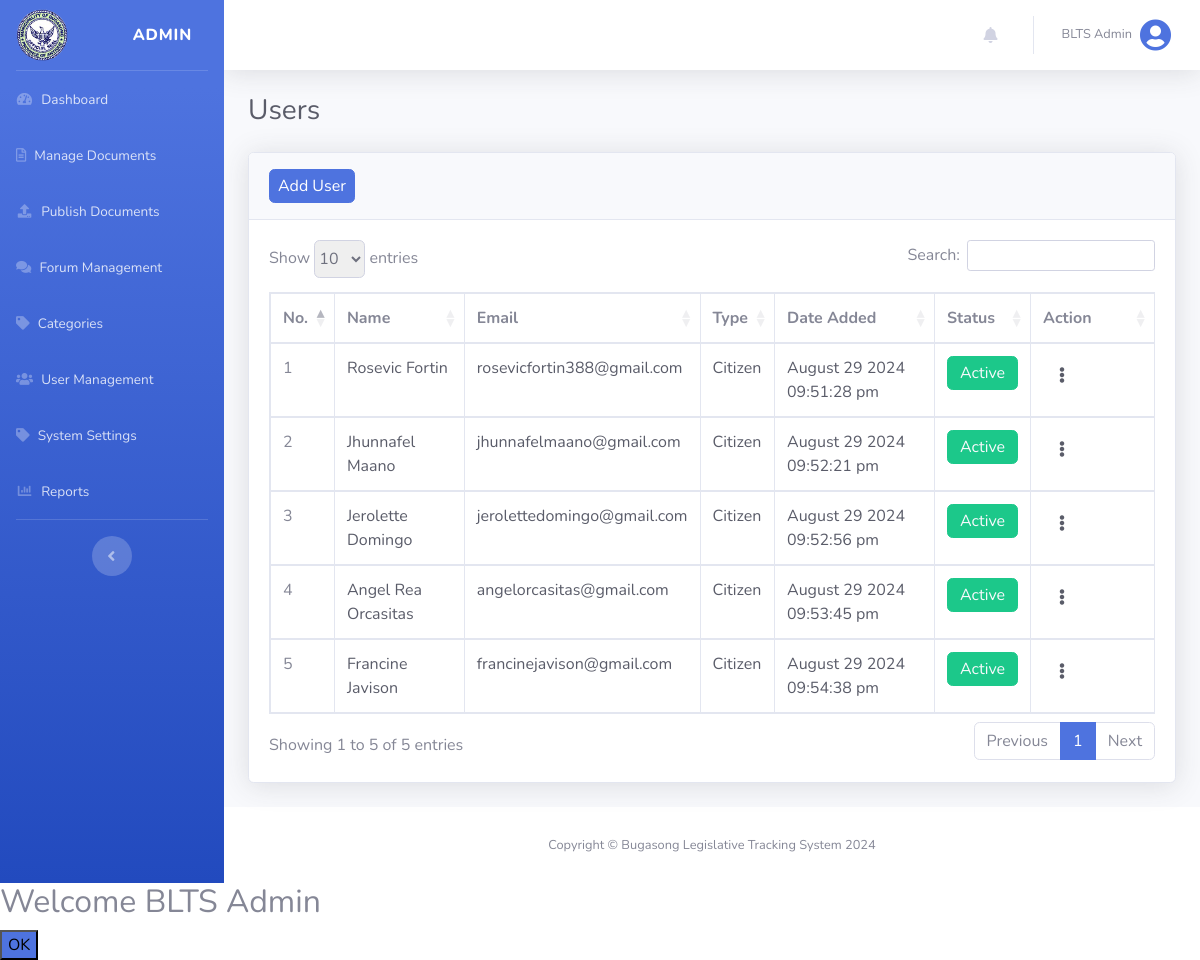
/views/admin_user_management.php (signed in), run on the app's committed database.
### tables this page shows
CREATE TABLE `system_settings` (
  `system_setting_id` int(255) NOT NULL,
  `system_logo` varchar(255) NOT NULL
);

CREATE TABLE `users` (
  `user_id` int(255) NOT NULL,
  `name` varchar(255) NOT NULL,
  `email` varchar(255) NOT NULL,
  `username` varchar(255) NOT NULL,
  `password` varchar(255) NOT NULL,
  `status` int(255) NOT NULL DEFAULT 0,
  `user_type` varchar(255) NOT NULL DEFAULT 'citizen',
  `date_added` datetime NOT NULL DEFAULT current_timestamp()
);

### config/functions.php (called while the page is built, shortened)
<?php
function isLogin()
{
    return isset($_SESSION['isLogin']);
}
function isAdmin()
{
    return isset($_SESSION['user_type']) && $_SESSION['user_type'] === 'admin';
}
function logName()
{
    $users = find('users', ['user_id' => $_SESSION['user_id']]);
    return !empty($users) ? $users['name'] : null;
}
function logUsertype()
{
    return $_SESSION['user_type'];
}
function getAllUsers()
{
    return find_where('users', ['user_type' => 'citizen']);
}
function getSystemSettings()
{
    global $conn;
    $query = "SELECT * FROM system_settings";
    $settings = array();
    if ($result = $conn->query($query)) {
        while ($row = $result->fetch_assoc()) {
            $settings = $row;
        }
    } else {
        return false;
    }
    return $settings;
}

### config/database.php (called while the page is built, shortened)
<?php
$host = "localhost";
$username = "root";
$password = "";
$database = "blts";
$conn = mysqli_connect($host, $username, $password, $database);
function find($table, $conditions)
{
    global $conn;
    $sql = "SELECT * FROM $table WHERE ";
    $params = [];
    foreach ($conditions as $column => $value) {
        $sql .= "$column = ? AND ";
        $params[] = $value;
    }
    $sql = substr($sql, 0, -4);
    $stmt = mysqli_prepare($conn, $sql);
    $types = str_repeat("s", count($params));
    $stmt->bind_param($types, ...$params);
    $stmt->execute();
    $result = $stmt->get_result();
    return $result->fetch_assoc();
}
function find_where($table, $columns_and_values)
{
    global $conn;
    $sql = "SELECT * FROM $table WHERE ";
    $params = [];
    $types = "";
    $i = 0;
    foreach ($columns_and_values as $column => $value) {
        $sql .= "$column = ? ";
        $params[] = &$columns_and_values[$column];
        $types .= "s";
    }
    $stmt = mysqli_prepare($conn, $sql);
    array_unshift($params, $types);
    call_user_func_array(array($stmt, "bind_param"), $params);
    $stmt->execute();
    $result = $stmt->get_result();
    return $result->fetch_all(MYSQLI_ASSOC);
}

### views/admin_user_management.php (the view, shortened to what this page needs)
<?php
@include('header.php');
?>
<div id="content-wrapper" class="d-flex flex-column">
    <div id="content">
        <?php @include('top_navbar.php'); ?>
        <?php if (isAdmin()) : ?>
            <div class="container-fluid">
                <div class="d-sm-flex align-items-center justify-content-between mb-4">
                    <h1 class="h3 mb-0 text-gray-800">Users</h1>
                </div>
                <div class="card shadow mb-4">
                    <div class="card-header py-3">
                        <a href="admin_add_user.php" class="btn btn-primary px-2 py-1">Add User</a>
                    </div>
                    <div class="card-body">
                        <div class="table-responsive">
                            <table class="table table-bordered" id="dataTable1" width="100%" cellspacing="0">
                                <thead>
                                    <tr>
                                        <th style="width: 5%;">No.</th>
                                        <th style="">Name</th>
                                        <th style="">Email</th>
                                        <th style="">Type</th>
                                        <th style="">Date Added</th>
                                        <th style="">Status</th>
                                        <th style="width: 14%;">Action</th>
                                    </tr>
                                </thead>
                                <tbody>
                                    <?php $count = 1; ?>
                                    <?php foreach (getAllUsers() as $user) :  ?>
                                        <tr>
                                            <td><?php echo $count++; ?></td>
                                            <td class="text-gray-800"><?php echo $user['name']; ?></td>
                                            <td class="text-gray-800"><?php echo $user['email']; ?></td>
                                            <td class="text-gray-800"><?php echo ucfirst($user['user_type']); ?></td>
                                            <td class="text-gray-800"><?php echo date('F d Y h:i:s a', strtotime($user['date_added'])); ?></td>
                                            <td>
                                                <a class="status-button py-1 my-1 <?php echo ($user['status'] == '1') ? '' : 'deactivate'; ?>" href="../actions/admin_update.php?update_status=<?php echo $user['status']; ?>&user_id=<?php echo $user['user_id']; ?>"><?php echo ($user['status'] == '1') ? '<span class="text-light py-1 btn btn-danger">Deactivated</span>' : '<span class="text-light py-1 btn btn-success">Active</span>' ?></a>
                                            </td>
                                            <td>
                                                <a class="nav-link" href="#" id="actionDropdownMenu" role="button"
                                                    data-toggle="dropdown" aria-haspopup="true" aria-expanded="false">
                                                    <i class="fa fa-ellipsis-v text-dark"></i>
                                                </a>
                                            </td>
                                        </tr>
                                    <?php endforeach; ?>
                                </tbody>
                            </table>
                        </div>
                    </div>
                </div>
            </div>
        <?php else : redirect('dashboard', ''); ?>
        <?php endif; ?>
    </div>
    <footer class="sticky-footer bg-white">
        <div class="container my-auto">
            <div class="copyright text-center my-auto">
                <span>Copyright &copy; Bugasong Legislative Tracking System 2024</span>
            </div>
        </div>
    </footer>
</div>
<?php
@include('footer.php');
?>

### views/header.php (shortened to what this page needs)
<!DOCTYPE html>
<html lang="en">
<head>
    <link href="../vendor/fontawesome-free/css/all.min.css" rel="stylesheet" type="text/css">
    <link href="../css/sb-admin-2.min.css" rel="stylesheet">
    <link href="../css/datatable.css" rel="stylesheet">
    <link href="../css/styles.css" rel="stylesheet">
</head>
<body id="page-top">
    <div id="wrapper">
        <?php if (isLogin()) : ?>
            <ul class="navbar-nav bg-gradient-primary sidebar sidebar-dark accordion" id="accordionSidebar">
                <a class="sidebar-brand d-flex align-items-center justify-content-between" id="brandLink" data-title="BLTS - Dashboard" href="admin_home.php">
                    <div class="sidebar-brand-icon">
                        <?php echo (!empty(getSystemSettings()['system_logo'])) ? '<img width="52px" class="img-fluid" src="' . getSystemSettings()['system_logo'] . '">' : '<img width="52px" class="img-fluid" src="../uploads/placeholder.png" alt="placeholder">'; ?>
                    </div>
                    <div class="sidebar-brand-text mx-3"><?php echo logUsertype(); ?></div>
                </a>
                <hr class="sidebar-divider my-0">
                <li class="nav-item">
                    <a class="nav-link Links" id="dashboardLink" href="admin_home.php" data-title="BLTS - Dashboard">
                        <i class="fas fa-fw fa-tachometer-alt"></i>
                        <span>Dashboard</span>
                    </a>
                </li>
                <?php if (isAdmin()) : ?>
                    <li class="nav-item">
                        <a class="nav-link Links" id="ManageDocumentLink" href="#" data-toggle="collapse" data-target="#DocumentManagePage" aria-expanded="true" aria-controls="DocumentManagePage" data-title="BLTS - Manage Documents">
                            <i class="far fa-file-alt"></i>
                            <span>Manage Documents</span>
                        </a>
                    </li>
                    <li class="nav-item">
                        <a class="nav-link Links" id="publishDocumentLink" href="#" data-toggle="collapse" data-target="#DocumentPublishPage" aria-expanded="true" aria-controls="DocumentPublishPage" data-title="BLTS - Publish Documents">
                            <i class="fas fa-fw fa-upload"></i>
                            <span>Publish Documents</span>
                        </a>
                    </li>
                    <li class="nav-item">
                        <a class="nav-link Links" href="admin_forum.php" id="ForumManagementLink" data-title="BLTS - Forum Management">
                            <i class="fas fa-comments"></i>
                            <span>Forum Management</span>
                        </a>
                    </li>
                    <li class="nav-item">
                        <a class="nav-link Links" id="CategoriesLink" href="#" data-toggle="collapse" data-target="#CategoriesPage" aria-expanded="true" aria-controls="CategoriesPage" data-title="BLTS - Categories">
                            <i class="fas fa-tag"></i>
                            <span>Categories</span>
                        </a>
                    </li>
                    <li class="nav-item">
                        <a class="nav-link Links" href="admin_user_management.php" id="UserManagementLink" data-title="BLTS - User Management">
                            <i class="fas fa-users"></i>
                            <span>User Management</span>
                        </a>
                    </li>
                    <li class="nav-item">
                        <a class="nav-link Links" id="SystemSettingLink" href="#" data-toggle="collapse" data-target="#SystemSettingPage" aria-expanded="true" aria-controls="SystemSettingPage" data-title="BLTS - System Settings">
                            <i class="fas fa-tag"></i>
                            <span>System Settings</span>
                        </a>
                    </li>
                    <li class="nav-item">
                        <a class="nav-link Links" id="ReportLink" href="#" data-toggle="collapse" data-target="#ReportPage" aria-expanded="true" aria-controls="ReportPage" data-title="BLTS - Reports">
                            <i class="fas fa-fw fa-chart-bar"></i>
                            <span>Reports</span>
                        </a>
                    </li>
                <?php endif; ?>
                <hr class="sidebar-divider d-none d-md-block">
                <div class="text-center d-none d-md-inline">
                    <button class="rounded-circle border-0" id="sidebarToggle"></button>
                </div>
            </ul>
        <?php endif;

### views/top_navbar.php (shortened to what this page needs)
<nav class="navbar navbar-expand navbar-light bg-white topbar mb-4 shadow">
    <ul class="navbar-nav ml-auto">
        <?php if (isLogin()) : ?>
            <?php @include('notification_nav.php'); ?>
        <?php endif; ?>
        <li class="nav-item dropdown no-arrow">
            <a class="nav-link dropdown-toggle" href="#" id="userDropdown" role="button" data-toggle="dropdown" aria-haspopup="true" aria-expanded="false">
                <span class="mr-2 d-none d-lg-inline text-gray-600 small"><?php echo logName(); ?></span>
                <i class="img-profile rounded-circle fas fa-user-circle fa-2x text-primary"></i>
            </a>
        </li>
    </ul>
</nav>

### css/datatable.css (style rules this page uses)
table.dataTable thead>tr>th.sorting,table.dataTable thead>tr>th.sorting_asc,table.dataTable thead>tr>th.sorting_desc,table.dataTable thead>tr>th.sorting_asc_disabled,table.dataTable thead>tr>th.sorting_desc_disabled,table.dataTable thead>tr>td.sorting,table.dataTable thead>tr>td.sorting_asc,table.dataTable thead>tr>td.sorting_desc,table.dataTable thead>tr>td.sorting_asc_disabled,table.dataTable thead>tr>td.sorting_desc_disabled { cursor:pointer;position:relative;padding-right:26px }
table.dataTable thead>tr>th.sorting:before,table.dataTable thead>tr>th.sorting:after,table.dataTable thead>tr>th.sorting_asc:before,table.dataTable thead>tr>th.sorting_asc:after,table.dataTable thead>tr>th.sorting_desc:before,table.dataTable thead>tr>th.sorting_desc:after,table.dataTable thead>tr>th.sorting_asc_disabled:before,table.dataTable thead>tr>th.sorting_asc_disabled:after,table.dataTable thead>tr>th.sorting_desc_disabled:before,table.dataTable thead>tr>th.sorting_desc_disabled:after,table.dataTable thead>tr>td.sorting:before,table.dataTable thead>tr>td.sorting:after,table.dataTable thead>tr>td.sorting_asc:before,table.dataTable thead>tr>td.sorting_asc:after,table.dataTable thead>tr>td.sorting_desc:before,table.dataTable thead>tr>td.sorting_desc:after,table.dataTable thead>tr>td.sorting_asc_disabled:before,table.dataTable thead>tr>td.sorting_asc_disabled:after,table.dataTable thead>tr>td.sorting_desc_disabled:before,table.dataTable thead>tr>td.sorting_desc_disabled:after { position:absolute;display:block;opacity:.125;right:10px;line-height:9px;font-size:.9em }
table.dataTable thead>tr>th.sorting:before,table.dataTable thead>tr>th.sorting_asc:before,table.dataTable thead>tr>th.sorting_desc:before,table.dataTable thead>tr>th.sorting_asc_disabled:before,table.dataTable thead>tr>th.sorting_desc_disabled:before,table.dataTable thead>tr>td.sorting:before,table.dataTable thead>tr>td.sorting_asc:before,table.dataTable thead>tr>td.sorting_desc:before,table.dataTable thead>tr>td.sorting_asc_disabled:before,table.dataTable thead>tr>td.sorting_desc_disabled:before { bottom:50%; content:"▴" }
table.dataTable thead>tr>th.sorting:after,table.dataTable thead>tr>th.sorting_asc:after,table.dataTable thead>tr>th.sorting_desc:after,table.dataTable thead>tr>th.sorting_asc_disabled:after,table.dataTable thead>tr>th.sorting_desc_disabled:after,table.dataTable thead>tr>td.sorting:after,table.dataTable thead>tr>td.sorting_asc:after,table.dataTable thead>tr>td.sorting_desc:after,table.dataTable thead>tr>td.sorting_asc_disabled:after,table.dataTable thead>tr>td.sorting_desc_disabled:after { top:50%;content:"▾" }
table.dataTable thead>tr>th.sorting_asc:before,table.dataTable thead>tr>th.sorting_desc:after,table.dataTable thead>tr>td.sorting_asc:before,table.dataTable thead>tr>td.sorting_desc:after { opacity:.6 }
table.dataTable thead th,table.dataTable thead td,table.dataTable tfoot th,table.dataTable tfoot td { text-align:left }
table.dataTable { clear:both;margin-top:6px !important;margin-bottom:6px !important;max-width:none !important;border-collapse:separate !important;border-spacing:0 }
table.dataTable td,table.dataTable th { -webkit-box-sizing:content-box;box-sizing:content-box }
table.dataTable>tbody>tr { background-color:transparent }
table.table-bordered.dataTable { border-right-width:0 }
table.table-bordered.dataTable thead tr:first-child th,table.table-bordered.dataTable thead tr:first-child td { border-top-width:1px }
table.table-bordered.dataTable th,table.table-bordered.dataTable td { border-left-width:0 }
table.table-bordered.dataTable th:first-child,table.table-bordered.dataTable th:first-child,table.table-bordered.dataTable td:first-child,table.table-bordered.dataTable td:first-child { border-left-width:1px }
table.table-bordered.dataTable th:last-child,table.table-bordered.dataTable th:last-child,table.table-bordered.dataTable td:last-child,table.table-bordered.dataTable td:last-child { border-right-width:1px }
table.table-bordered.dataTable th,table.table-bordered.dataTable td { border-bottom-width:1px }

### css/styles.css (style rules this page uses)
.sidebar .nav-item .nav-link[data-toggle=collapse]::after { content: '' !important; }
#page-top { visibility: hidden; }

### data on the page
system_settings: system_logo (picture)
users: name "BLTS Admin"
users: name "Rosevic Fortin", email "rosevicfortin388@gmail.com", user_type "Citizen", date_added "August 29 2024 09:51:28 pm", status "Active"
users: name "Jhunnafel Maano", email "jhunnafelmaano@gmail.com", user_type "Citizen", date_added "August 29 2024 09:52:21 pm", status "Active"
users: name "Jerolette Domingo", email "jerolettedomingo@gmail.com", user_type "Citizen", date_added "August 29 2024 09:52:56 pm", status "Active"
users: name "Angel Rea Orcasitas", email "angelorcasitas@gmail.com", user_type "Citizen", date_added "August 29 2024 09:53:45 pm", status "Active"
users: name "Francine Javison", email "francinejavison@gmail.com", user_type "Citizen", date_added "August 29 2024 09:54:38 pm", status "Active"

### other printed values
logUsertype() "ADMIN"
